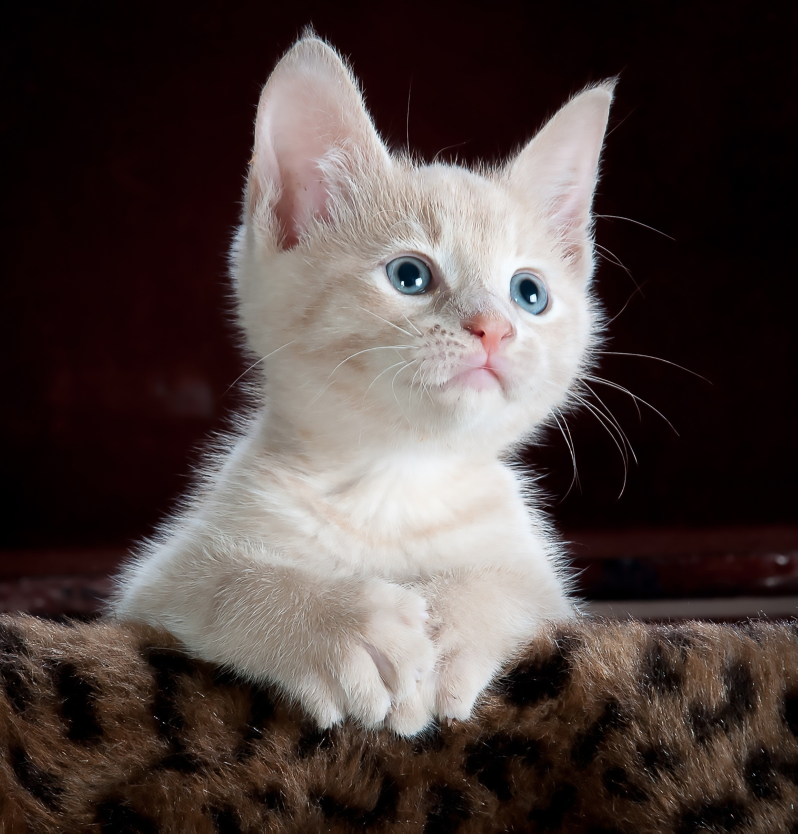
#> input picture Python_Personal_Projects/OpenCV/Photos/cat.jpg, 2392 x 2500 px (shown at 1/3 size)
$ python -i convertImgToGrayscale.py   (imports and definitions only)
#> lines starting #> are read from the running program, lines starting #| are printed output that depends on the picture; after the words box and inside, x2 and y2 are one past the last pixel; in counts of white or black regions, pixels touching at a corner belong together
#> in dilateImage, img is the input picture: shape (2500, 2392, 3); mean B, G, R 64.2, 66.7, 78.5
from cv2 import GaussianBlur
import numpy as np
import cv2 as cv

# Read and show image
def showImage(filePath):
    img = cv.imread(filePath)
    cv.imshow("Cat", img)
    cv.waitKey(0)
    return img

def resizeShowImage(filePath):
    img = cv.imread(filePath)
    resized_image = rescaleFrame(img, .2)
    cv.imshow("Resized Image", resized_image)
    cv.waitKey(0)
    return resized_image


def rescaleFrame(frame, scale=0.75):
#> called with scale = 0.2
    width = int(frame.shape[1] * scale)
#> width = 478
    height = int(frame.shape[0] * scale)
#> height = 500
    dimensions = (width,height)
#> dimensions = (478, 500)
    return cv.resize(frame,dimensions, interpolation=cv.INTER_AREA)
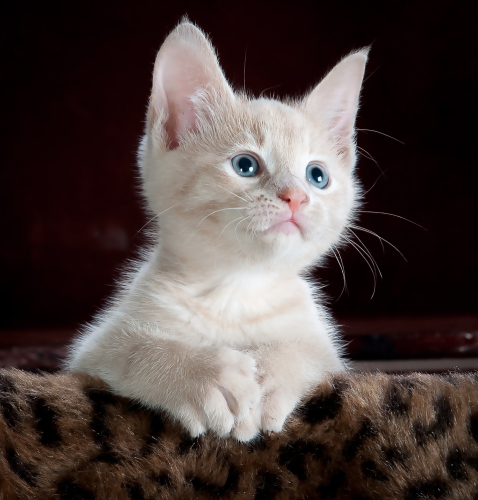
#> returned value: shape (500, 478, 3); mean of channels 0, 1, 2 64.2, 66.7, 78.5; drawn as B, G, R

def showImgInGrayScale(filePath):
    img = cv.imread(filePath)
    gray = cv.cvtColor(img, cv.COLOR_BGR2GRAY)
    resized_image = rescaleFrame(gray, .2)
    cv.imshow("Cat", resized_image)
    cv.waitKey(0)
    return resized_image

def gaussianBlur(filePath):
    img = cv.imread(filePath)
    blur = cv.GaussianBlur(img, (133,133), cv.BORDER_DEFAULT)
    blurred_resized = rescaleFrame(blur, .2)
    cv.imshow("Blurred", blurred_resized)
    cv.waitKey(0)
    return blurred_resized


# Reduce amount of edge detected by applying blue before cascade
def edgeCascade(filePath):
    img = cv.imread(filePath)
    resized = rescaleFrame(img, .2)
    blurred = cv.GaussianBlur(resized, (1,1), cv.BORDER_DEFAULT)
    canny = cv.Canny(blurred, 125, 175)
    cv.imshow("Cat Edges", canny)
    cv.waitKey(0)
    return canny

def dilateImage(filePath):
    img = cv.imread(filePath)
    resized = rescaleFrame(img, .2)
    blurred = cv.GaussianBlur(resized, (1,1), cv.BORDER_DEFAULT)
    canny = cv.Canny(blurred, 125, 175)
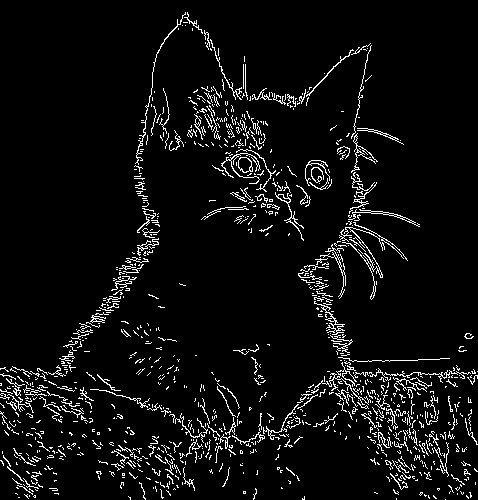
#> canny: shape (500, 478); 5.7% white in thin lines or dots
    dilated = cv.dilate(canny, (3,3), iterations=6)
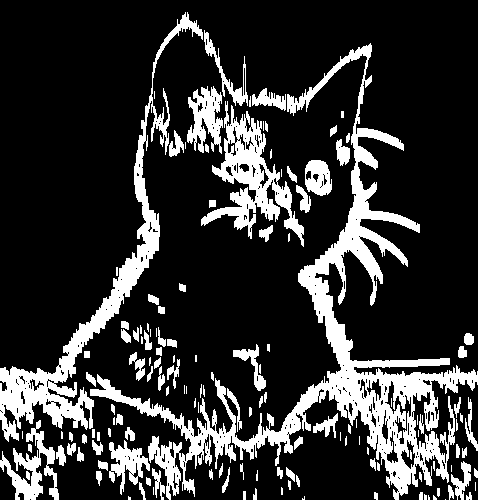
#> dilated: shape (500, 478); 19.9% white; 143 white regions (47 under 20 px), largest, box (x1, y1, x2, y2) and area: (90, 43, 478, 500) 21728, (0, 12, 203, 442) 8516, (201, 101, 304, 247) 4538
    cv.imshow("Dilated", dilated)
    cv.waitKey(0)
    return dilated

def resizeCrop(filePath):
    img = cv.imread(filePath)
    # resized = cv.resize(img, (500,500))
    cv.imshow("Resized", img)
    cv.waitKey(0)
    return img

# [1 line not run here, left out]
# [6 lines of commented-out code are left out]

>>> result = dilateImage('../../OpenCV/Photos/cat.jpg')
